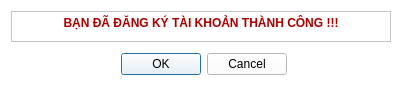
<?xml version="1.0" encoding="UTF-8"?>
<ui version="4.0">
 <class>check_signup</class>
 <widget class="QDialog" name="check_signup">
  <property name="geometry">
   <rect>
    <x>0</x>
    <y>0</y>
    <width>402</width>
    <height>89</height>
   </rect>
  </property>
  <property name="windowTitle">
   <string>Dialog</string>
  </property>
  <property name="styleSheet">
   <string notr="true">background-color: rgb(255, 255, 255);</string>
  </property>
  <widget class="QTextBrowser" name="info">
   <property name="geometry">
    <rect>
     <x>11</x>
     <y>11</y>
     <width>380</width>
     <height>31</height>
    </rect>
   </property>
   <property name="styleSheet">
    <string notr="true">color: rgb(170, 0, 0);
font: 700 9pt &quot;Segoe UI&quot;;</string>
   </property>
   <property name="html">
    <string>&lt;!DOCTYPE HTML PUBLIC &quot;-//W3C//DTD HTML 4.0//EN&quot; &quot;http://www.w3.org/TR/REC-html40/strict.dtd&quot;&gt;
&lt;html&gt;&lt;head&gt;&lt;meta name=&quot;qrichtext&quot; content=&quot;1&quot; /&gt;&lt;meta charset=&quot;utf-8&quot; /&gt;&lt;style type=&quot;text/css&quot;&gt;
p, li { white-space: pre-wrap; }
hr { height: 1px; border-width: 0; }
li.unchecked::marker { content: &quot;\2610&quot;; }
li.checked::marker { content: &quot;\2612&quot;; }
&lt;/style&gt;&lt;/head&gt;&lt;body style=&quot; font-family:'Segoe UI'; font-size:9pt; font-weight:700; font-style:normal;&quot;&gt;
&lt;p align=&quot;center&quot; style=&quot; margin-top:0px; margin-bottom:0px; margin-left:0px; margin-right:0px; -qt-block-indent:0; text-indent:0px;&quot;&gt;BẠN ĐÃ ĐĂNG KÝ TÀI KHOẢN THÀNH CÔNG !!!&lt;/p&gt;&lt;/body&gt;&lt;/html&gt;</string>
   </property>
  </widget>
  <widget class="QDialogButtonBox" name="exit_button">
   <property name="geometry">
    <rect>
     <x>120</x>
     <y>50</y>
     <width>167</width>
     <height>29</height>
    </rect>
   </property>
   <property name="styleSheet">
    <string notr="true">color: rgb(0, 0, 0);
background-color: rgb(255, 255, 255);
font: 700 9pt &quot;Segoe UI&quot;;</string>
   </property>
   <property name="orientation">
    <enum>Qt::Horizontal</enum>
   </property>
   <property name="standardButtons">
    <set>QDialogButtonBox::Cancel|QDialogButtonBox::Ok</set>
   </property>
  </widget>
 </widget>
 <resources/>
 <connections>
  <connection>
   <sender>exit_button</sender>
   <signal>accepted()</signal>
   <receiver>check_signup</receiver>
   <slot>accept()</slot>
   <hints>
    <hint type="sourcelabel">
     <x>248</x>
     <y>254</y>
    </hint>
    <hint type="destinationlabel">
     <x>157</x>
     <y>274</y>
    </hint>
   </hints>
  </connection>
  <connection>
   <sender>exit_button</sender>
   <signal>rejected()</signal>
   <receiver>check_signup</receiver>
   <slot>reject()</slot>
   <hints>
    <hint type="sourcelabel">
     <x>316</x>
     <y>260</y>
    </hint>
    <hint type="destinationlabel">
     <x>286</x>
     <y>274</y>
    </hint>
   </hints>
  </connection>
 </connections>
</ui>
